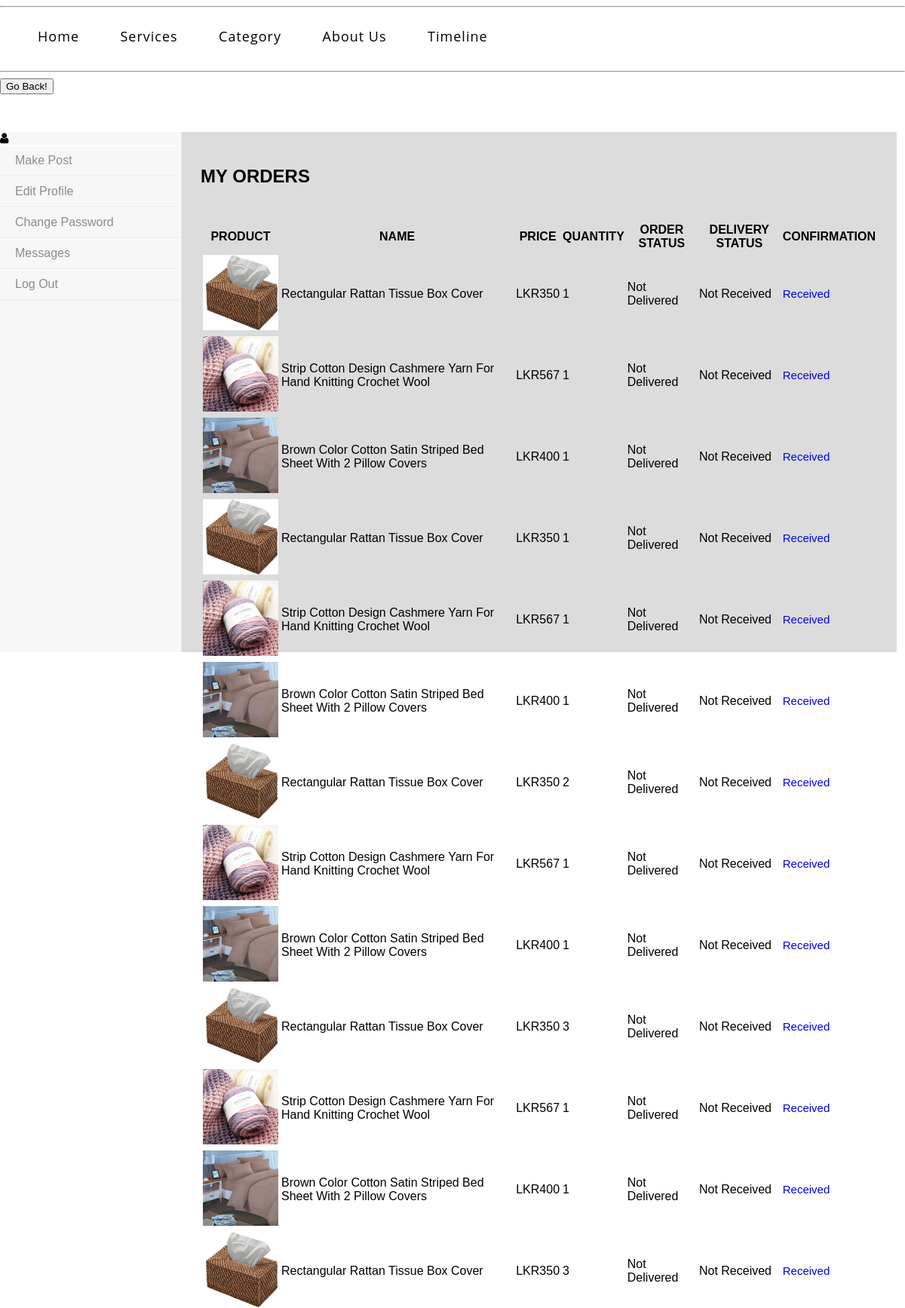
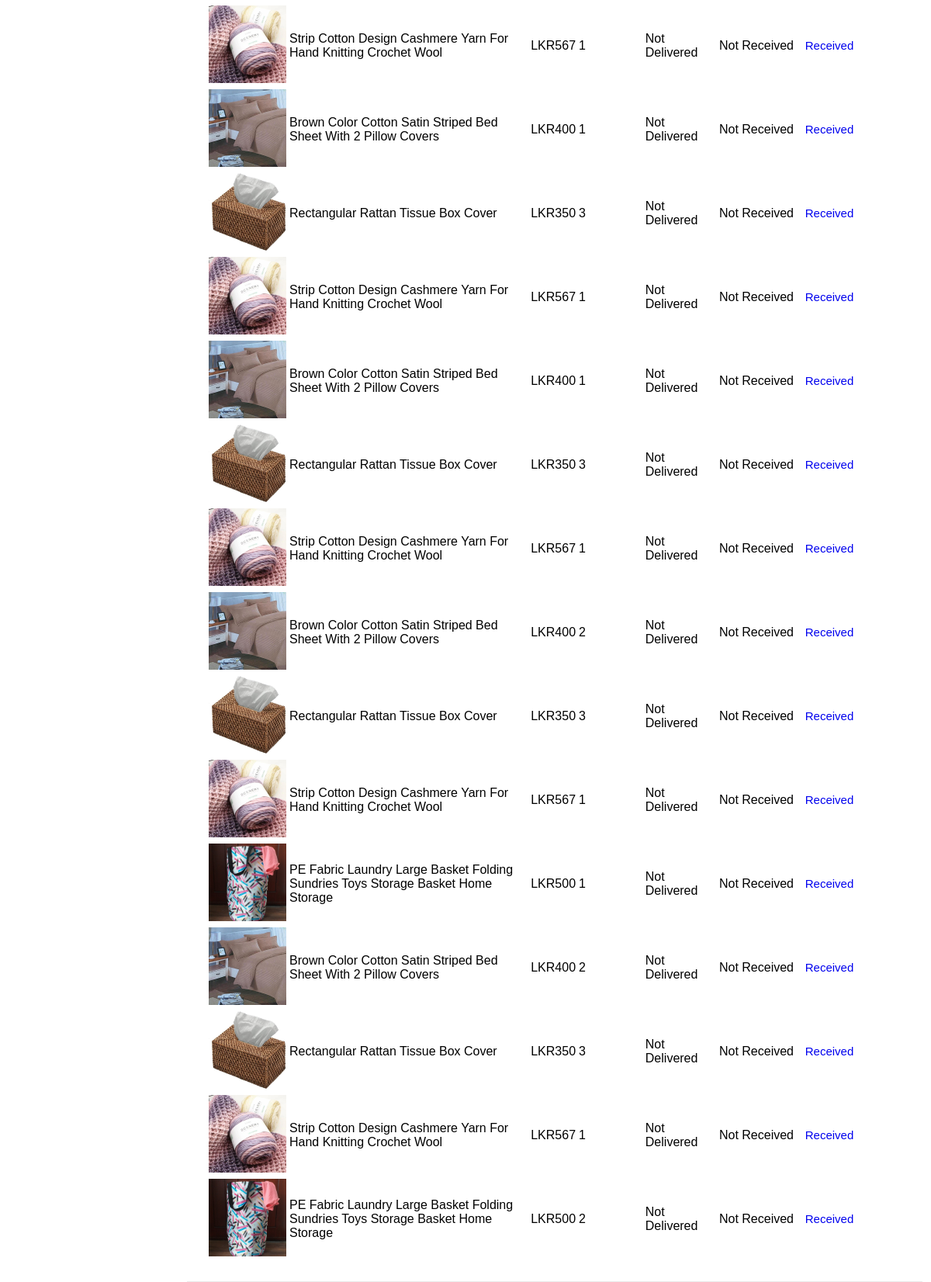
Screenshot of /Praveen/buyerN.php (signed in) with the database file from the repository (2 pictures, top to bottom).
### tables this page shows
CREATE TABLE `order_item` (
  `id` int(10) NOT NULL,
  `o_id` int(10) NOT NULL,
  `p_id` int(10) NOT NULL,
  `unit_price` float NOT NULL,
  `quantity` int(10) NOT NULL,
  `time1` timestamp(6) NOT NULL DEFAULT current_timestamp(6) ON UPDATE current_timestamp(6),
  `u_id` int(10) NOT NULL,
  `order_status` text NOT NULL DEFAULT 'Not Delivered',
  `buyer_status` text NOT NULL DEFAULT 'Not Received'
);

CREATE TABLE `product` (
  `p_id` int(10) NOT NULL,
  `p_name` varchar(100) NOT NULL,
  `p_cat` varchar(20) NOT NULL,
  `p_color` varchar(30) NOT NULL,
  `p_quantity` int(10) NOT NULL,
  `p_price` float NOT NULL,
  `p_weight` varchar(30) NOT NULL,
  `p_des` text NOT NULL,
  `p_path1` varchar(200) NOT NULL,
  `s_id` int(10) NOT NULL
);

### Praveen/buyerN.php (the view, shortened to what this page needs)
<!DOCTYPE html>
<html>
<head>
    <link rel="stylesheet" href="admin\profileB.css">
    <link rel="stylesheet" href="https://cdnjs.cloudflare.com/ajax/libs/font-awesome/4.7.0/css/font-awesome.min.css">
   <link rel="stylesheet" type="text/css" href="css\header.css">
    <link rel="stylesheet" type="text/css" href="css\dash.css">
</head>
<body>
  <?php
                    include_once('php/header3.php');
                     include_once('add/ImConnect.php');
        ?>
<input type="button" value="Go Back!" onclick="history.back(-1)" />
<div class="admin-panel clearfix">
    <div class="slidebar">
      <div align="center" class="fa fa-user">
      </div>
      <ul>
        <li><a href="indexaddpost.php" id="targeted">Make Post</a></li>
        <li><a href="Registration/buyerE.php">Edit Profile</a></li>
        <li><a href="changeB.php">Change Password</a></li>
        <li><a href="chat2/index.php">Messages</a></li>
        <li><a href="Login/logoutb.php">Log out</a></li>
      </ul>
    </div>
    <div class="main">
      <div class="middle-container container">
                <h2 align="center">MY ORDERS</h2>
                 <div class="table-wrapper">
                    <table class="fl-table">
                        <thead>
                            <tr>
                                <th>PRODUCT</th>
                                <th>NAME</th>
                                <th>PRICE</th>
                                <th>QUANTITY</th>
                                <th>ORDER STATUS</th>
                                <th>DELIVERY STATUS</th>
                                <th>CONFIRMATION</th>
                            </tr>
                        </thead>
                        <tbody>
                            <tr>
                        <div class="profile block">
                            <?php
                            $idd = $_SESSION["id"];
                            $query = "SELECT order_item.buyer_status,order_item.order_status, order_item.o_id, order_item.p_id, product.p_path1,product.p_des, product.p_name,product.p_price,order_item.quantity FROM order_item INNER JOIN product ON order_item.p_id = product.p_id WHERE order_item.u_id = $idd";
                             $t = mysqli_query($connection, $query);
                             if($t-> num_rows !=0){
                                while($c = $t-> fetch_assoc()){
                                    $qq = $c['p_path1'];
                                    echo "<tr>";
                                    echo "<td>"."<img src='$qq' height =100 width=100>";
                                    echo"<td>".$c["p_name"]."</td>";
                                    echo"<td>"."LKR".$c["p_price"]."</td>";
                                    echo"<td>".$c["quantity"]."</td>";
                                    echo"<td>".$c["order_status"]."</td>";
                                    echo"<td>".$c["buyer_status"]."</td>";
                                    echo"<td>"."<a href=acceptbuyer.php?oid=".$c["o_id"]."&pid=".$c["p_id"].">Received</a></td>";
                             ?>
                            <?php
                        }
                            }
                            ?>
                            </tr>
                        </tbody>
                    </table>
                </div>
            </div>
       </div>
     </div>
</body>
</html>

### Praveen/admin/profileB.css (style rules this page uses)
ul { list-style-type: none; margin: 0; padding-left: 0; }
a { text-decoration: none; font-size: 15px; }
.block { margin-bottom: 25px; background: #F8F9F9; border-radius: 5px; }

### Praveen/css/header.css (style rules this page uses)
.container { display: flex; flex-wrap: wrap; justify-content: space-between; padding: 25px; }

### Praveen/css/dash.css (style rules this page uses)
body { padding: 0; margin: 0; font-size: 16px; font-family: sans-serif; }
.clearfix:after { content: ""; display: block; height: 0; width: 0; clear: both; }
.admin-panel { width: 100%; margin: 50px auto; }
.slidebar { width: 20%; min-height: 690px; float: left; border-right: 1px solid rgb(235,235,235); background-color: rgb(247,247,247); }
.slidebar ul { padding: 0; margin:0; }
.slidebar li { list-style-type: none; margin: 0; position: relative; }
.slidebar li:before { content: ""; font-family: 'icomoon'; speak: none; font-weight: normal; font-variant: normal; text-transform: none; position: absolute; display: block; line-height: 40px; color: rgb(102,102,102); right: 20px; -webkit-font-smoothing: antialiased; }
.slidebar ul a { color: rgb(140,140,140); text-decoration: none; font:16px/40px helvetica,verdana,sans-serif; box-sizing:border-box; border-bottom: 1px solid rgb(235,235,235); display: block; box-shadow:inset 0 1px 0 rgb(255,255,255); text-indent: 20px; text-transform: capitalize; }
.main { float: left; width: 79%; height: 690px; background-color: rgb(220,220,220); position: relative; font-family: helvetica,verdana,sans-serif; }

### rows the page displays
order_item: p.p_path1 (picture), p.p_name "Rectangular Rattan Tissue Box Cover", p.p_price "350", quantity "1", order_status "Not Delivered", buyer_status "Not Received"
order_item: p.p_path1 (picture), p.p_name "Strip Cotton Design Cashmere Yarn For Hand Knitting Crochet Wool", p.p_price "567", quantity "1", order_status "Not Delivered", buyer_status "Not Received"
order_item: p.p_path1 (picture), p.p_name "Brown Color Cotton Satin Striped Bed Sheet With 2 Pillow Covers", p.p_price "400", quantity "1", order_status "Not Delivered", buyer_status "Not Received"
order_item: p.p_path1 (picture), p.p_name "Rectangular Rattan Tissue Box Cover", p.p_price "350", quantity "1", order_status "Not Delivered", buyer_status "Not Received"
order_item: p.p_path1 (picture), p.p_name "Strip Cotton Design Cashmere Yarn For Hand Knitting Crochet Wool", p.p_price "567", quantity "1", order_status "Not Delivered", buyer_status "Not Received"
order_item: p.p_path1 (picture), p.p_name "Brown Color Cotton Satin Striped Bed Sheet With 2 Pillow Covers", p.p_price "400", quantity "1", order_status "Not Delivered", buyer_status "Not Received"
order_item: p.p_path1 (picture), p.p_name "Rectangular Rattan Tissue Box Cover", p.p_price "350", quantity "2", order_status "Not Delivered", buyer_status "Not Received"
order_item: p.p_path1 (picture), p.p_name "Strip Cotton Design Cashmere Yarn For Hand Knitting Crochet Wool", p.p_price "567", quantity "1", order_status "Not Delivered", buyer_status "Not Received"
order_item: p.p_path1 (picture), p.p_name "Brown Color Cotton Satin Striped Bed Sheet With 2 Pillow Covers", p.p_price "400", quantity "1", order_status "Not Delivered", buyer_status "Not Received"
order_item: p.p_path1 (picture), p.p_name "Rectangular Rattan Tissue Box Cover", p.p_price "350", quantity "3", order_status "Not Delivered", buyer_status "Not Received"
order_item: p.p_path1 (picture), p.p_name "Strip Cotton Design Cashmere Yarn For Hand Knitting Crochet Wool", p.p_price "567", quantity "1", order_status "Not Delivered", buyer_status "Not Received"
order_item: p.p_path1 (picture), p.p_name "Brown Color Cotton Satin Striped Bed Sheet With 2 Pillow Covers", p.p_price "400", quantity "1", order_status "Not Delivered", buyer_status "Not Received"
order_item: p.p_path1 (picture), p.p_name "Rectangular Rattan Tissue Box Cover", p.p_price "350", quantity "3", order_status "Not Delivered", buyer_status "Not Received"
order_item: p.p_path1 (picture), p.p_name "Strip Cotton Design Cashmere Yarn For Hand Knitting Crochet Wool", p.p_price "567", quantity "1", order_status "Not Delivered", buyer_status "Not Received"
order_item: p.p_path1 (picture), p.p_name "Brown Color Cotton Satin Striped Bed Sheet With 2 Pillow Covers", p.p_price "400", quantity "1", order_status "Not Delivered", buyer_status "Not Received"
order_item: p.p_path1 (picture), p.p_name "Rectangular Rattan Tissue Box Cover", p.p_price "350", quantity "3", order_status "Not Delivered", buyer_status "Not Received"
order_item: p.p_path1 (picture), p.p_name "Strip Cotton Design Cashmere Yarn For Hand Knitting Crochet Wool", p.p_price "567", quantity "1", order_status "Not Delivered", buyer_status "Not Received"
order_item: p.p_path1 (picture), p.p_name "Brown Color Cotton Satin Striped Bed Sheet With 2 Pillow Covers", p.p_price "400", quantity "1", order_status "Not Delivered", buyer_status "Not Received"
order_item: p.p_path1 (picture), p.p_name "Rectangular Rattan Tissue Box Cover", p.p_price "350", quantity "3", order_status "Not Delivered", buyer_status "Not Received"
order_item: p.p_path1 (picture), p.p_name "Strip Cotton Design Cashmere Yarn For Hand Knitting Crochet Wool", p.p_price "567", quantity "1", order_status "Not Delivered", buyer_status "Not Received"
order_item: p.p_path1 (picture), p.p_name "Brown Color Cotton Satin Striped Bed Sheet With 2 Pillow Covers", p.p_price "400", quantity "2", order_status "Not Delivered", buyer_status "Not Received"
order_item: p.p_path1 (picture), p.p_name "Rectangular Rattan Tissue Box Cover", p.p_price "350", quantity "3", order_status "Not Delivered", buyer_status "Not Received"
order_item: p.p_path1 (picture), p.p_name "Strip Cotton Design Cashmere Yarn For Hand Knitting Crochet Wool", p.p_price "567", quantity "1", order_status "Not Delivered", buyer_status "Not Received"
order_item: p.p_path1 (picture), p.p_name "PE Fabric Laundry Large Basket Folding Sundries Toys Storage Basket Home Storage", p.p_price "500", quantity "1", order_status "Not Delivered", buyer_status "Not Received"
order_item: p.p_path1 (picture), p.p_name "Brown Color Cotton Satin Striped Bed Sheet With 2 Pillow Covers", p.p_price "400", quantity "2", order_status "Not Delivered", buyer_status "Not Received"
order_item: p.p_path1 (picture), p.p_name "Rectangular Rattan Tissue Box Cover", p.p_price "350", quantity "3", order_status "Not Delivered", buyer_status "Not Received"
order_item: p.p_path1 (picture), p.p_name "Strip Cotton Design Cashmere Yarn For Hand Knitting Crochet Wool", p.p_price "567", quantity "1", order_status "Not Delivered", buyer_status "Not Received"
order_item: p.p_path1 (picture), p.p_name "PE Fabric Laundry Large Basket Folding Sundries Toys Storage Basket Home Storage", p.p_price "500", quantity "2", order_status "Not Delivered", buyer_status "Not Received"
